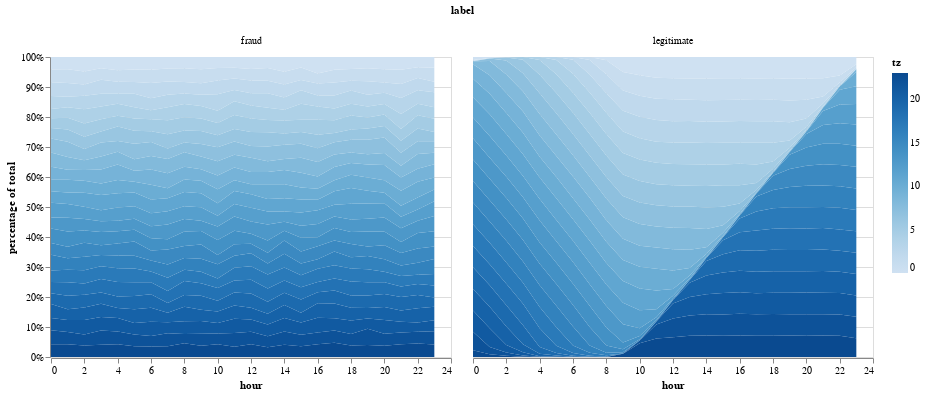

Notebook code for this chart:
### Code cell
alt.Chart(tzdf).mark_area().encode(
    x="hour",
    y=alt.Y("count", stack="normalize", axis=alt.Axis(title="percentage of total")), 
    color="tz",
    column="label",
    tooltip=['label', 'tz', 'hour', 'count']
)

### Figure 1 — Vega-Lite specification as saved in the notebook (floating-point values rounded to 4 significant figures; data arrays with more than 128 entries replaced by an {"elided": "..."} marker saying what was removed)
{"config": {"view": {"continuousWidth": 400, "continuousHeight": 300}}, "data": {"name": "data-d449c09e13dcc8f25e4ac430e23175c2"}, "mark": "area", "encoding": {"color": {"type": "quantitative", "field": "tz"}, "column": {"type": "nominal", "field": "label"}, "tooltip": [{"type": "nominal", "field": "label"}, {"type": "quantitative", "field": "tz"}, {"type": "quantitative", "field": "hour"}, {"type": "quantitative", "field": "count"}], "x": {"type": "quantitative", "field": "hour"}, "y": {"type": "quantitative", "axis": {"title": "percentage of total"}, "field": "count", "stack": "normalize"}}, "$schema": "https://vega.github.io/schema/vega-lite/v4.8.1.json", "datasets": {"data-d449c09e13dcc8f25e4ac430e23175c2": {"elided": "1111 records"}}}
